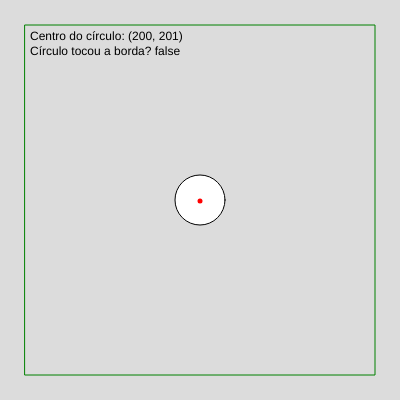
Frame 1 (no input)
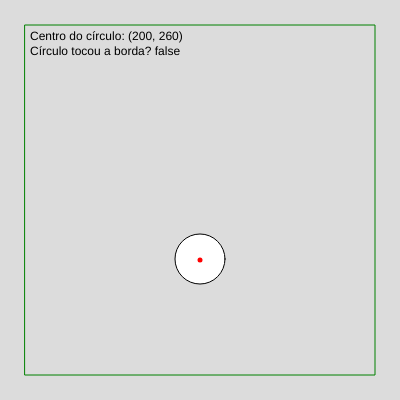
Frame 60 (no input)
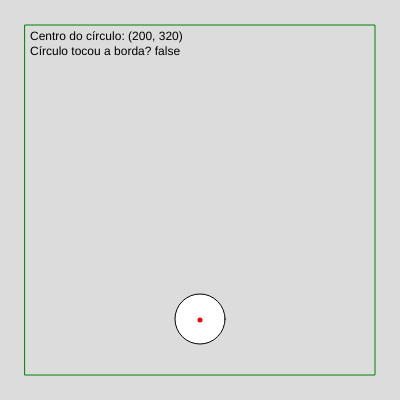
Frame 120 (the mouse pressed at the canvas centre since frame 60)

The p5.js sketch that drew these frames (run headless with seeded random() and noise() and a simulated clock; from frame 60 on, the mouse is pressed at the canvas centre):

// p5.js sketch
// ── sketch.js
var cx;
var cy;
var d = 50;
var r = d / 2;
var tocou = false;
var rectw, recth;

function setup() {
  createCanvas(400, 400);
  cx = width / 2;
  cy = height / 2;
  rectw = width - d;
  recth = height - d;
}

function draw() {
  background(220);
  
  // desenha círculo
  fill(255);
  stroke(0);
  strokeWeight(1);
  circle(cx, cy, d);

  // verifica se o círculo tocou a borda
  if (cy + r < height - 1) {
    cy++;
    tocou = false;
  } else {
    tocou = true;
  }

  // desenha área de interesse
  noFill();
  if (!tocou) {
    stroke("green");
  } else {
    stroke("red");
  }
  rect(r, r, rectw, recth);
  
  // desenha ponto no centro do círculo
  stroke('red');
  strokeWeight(5);
  point(cx, cy);
  
  // desenha texto da HUD
  noStroke();
  fill(0);
  text(`Centro do círculo: (${cx}, ${cy})`, 30, 40);
  text(`Círculo tocou a borda? ${tocou}`, 30, 55);
}
